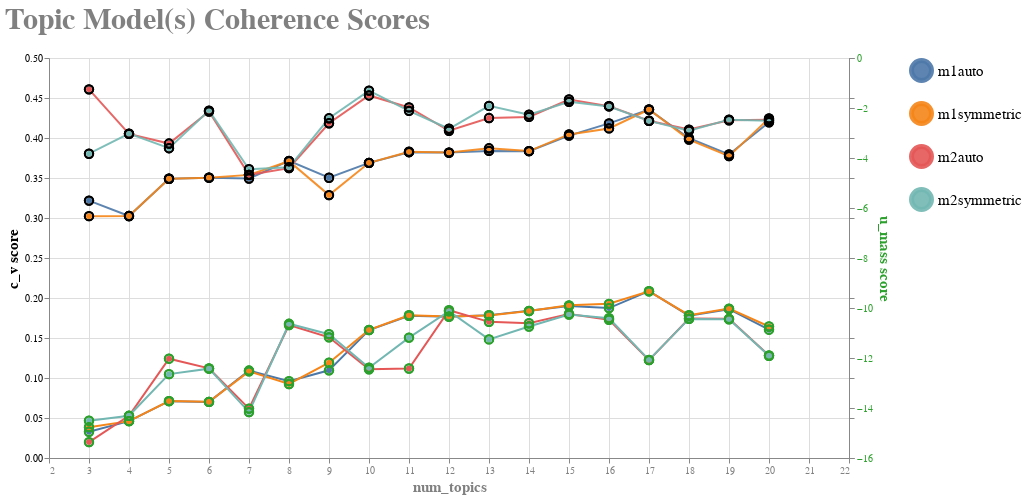

Source (notebook cell):
### Code cell
coherence_chart

### Figure 1 — Vega-Lite specification as saved in the notebook (floating-point values rounded to 4 significant figures)
{"config": {"view": {"continuousWidth": 300, "continuousHeight": 300}, "axis": {"titleFont": "Courier", "titleFontSize": 15}, "axisBottom": {"labelColor": "gray", "titleColor": "gray", "titleFont": "Courier"}, "axisLeft": {"labelColor": "black", "titleColor": "black", "titleFont": "Courier"}, "axisRight": {"labelColor": "#2ca02c", "titleColor": "#2ca02c", "titleFont": "Courier"}, "legend": {"labelFont": "Courier", "labelFontSize": 15, "labelOverlap": false, "symbolSize": 400, "symbolStrokeWidth": 5, "title": null, "titleFontSize": 15}, "title": {"anchor": "start", "color": "gray", "font": "Courier", "fontSize": 30}}, "layer": [{"mark": {"type": "line"}, "encoding": {"color": {"field": "model_name", "type": "nominal"}}, "transform": [{"fold": ["c_v", "u_mass"], "as": ["Measure", "Value"]}]}, {"mark": {"type": "line", "opacity": 0.9, "point": true}, "encoding": {"color": {"field": "model_name", "type": "nominal"}, "tooltip": [{"field": "c_v", "type": "quantitative"}, {"field": "model_name", "type": "nominal"}, {"field": "num_topics", "type": "quantitative"}], "x": {"field": "num_topics", "type": "quantitative"}, "y": {"field": "c_v", "title": "c_v score", "type": "quantitative"}}, "transform": [{"fold": ["c_v", "u_mass"], "as": ["Measure", "Value"]}]}, {"mark": {"type": "line", "opacity": 1, "point": true}, "encoding": {"color": {"field": "model_name", "type": "nominal"}, "tooltip": [{"field": "u_mass", "type": "quantitative"}, {"field": "model_name", "type": "nominal"}, {"field": "num_topics", "type": "quantitative"}], "x": {"field": "num_topics", "type": "quantitative"}, "y": {"field": "u_mass", "title": "u_mass score", "type": "quantitative"}}, "transform": [{"fold": ["c_v", "u_mass"], "as": ["Measure", "Value"]}]}, {"mark": {"type": "circle", "fillOpacity": 0, "size": 70, "stroke": "#2ca02c"}, "encoding": {"color": {"field": "model_name", "type": "nominal"}, "tooltip": [{"field": "u_mass", "type": "quantitative"}, {"field": "model_name", "type": "nominal"}, {"field": "num_topics", "type": "quantitative"}], "x": {"field": "num_topics", "type": "quantitative"}, "y": {"axis": {"labels": false}, "field": "u_mass", "title": "", "type": "quantitative"}}, "transform": [{"fold": ["c_v", "u_mass"], "as": ["Measure", "Value"]}]}, {"mark": {"type": "circle", "fillOpacity": 0, "size": 70, "stroke": "black"}, "encoding": {"color": {"field": "model_name", "type": "nominal"}, "tooltip": [{"field": "c_v", "type": "quantitative"}, {"field": "model_name", "type": "nominal"}, {"field": "num_topics", "type": "quantitative"}], "x": {"field": "num_topics", "scale": {"domain": [2, 20.9]}, "type": "quantitative"}, "y": {"axis": {"labels": false}, "field": "c_v", "title": "", "type": "quantitative"}}, "transform": [{"fold": ["c_v", "u_mass"], "as": ["Measure", "Value"]}]}], "data": {"name": "data-c84fc37b82bf27debc48f21bfc64f744"}, "height": 400, "resolve": {"scale": {"y": "independent"}}, "title": {"text": ["Topic Model(s) Coherence Scores"], "subtitle": [""]}, "width": 800, "$schema": "https://vega.github.io/schema/vega-lite/v5.8.0.json", "datasets": {"data-c84fc37b82bf27debc48f21bfc64f744": [{"c_v": 0.3218, "u_mass": -14.95, "num_topics": 3, "alpha": "auto", "method": "m1", "model_name": "m1auto"}, {"c_v": 0.3023, "u_mass": -14.77, "num_topics": 3, "alpha": "symmetric", "method": "m1", "model_name": "m1symmetric"}, {"c_v": 0.4608, "u_mass": -15.36, "num_topics": 3, "alpha": "auto", "method": "m2", "model_name": "m2auto"}, {"c_v": 0.3803, "u_mass": -14.51, "num_topics": 3, "alpha": "symmetric", "method": "m2", "model_name": "m2symmetric"}, {"c_v": 0.3024, "u_mass": -14.53, "num_topics": 4, "alpha": "auto", "method": "m1", "model_name": "m1auto"}, {"c_v": 0.3024, "u_mass": -14.53, "num_topics": 4, "alpha": "symmetric", "method": "m1", "model_name": "m1symmetric"}, {"c_v": 0.4052, "u_mass": -14.32, "num_topics": 4, "alpha": "auto", "method": "m2", "model_name": "m2auto"}, {"c_v": 0.4055, "u_mass": -14.31, "num_topics": 4, "alpha": "symmetric", "method": "m2", "model_name": "m2symmetric"}, {"c_v": 0.3491, "u_mass": -13.73, "num_topics": 5, "alpha": "auto", "method": "m1", "model_name": "m1auto"}, {"c_v": 0.3491, "u_mass": -13.72, "num_topics": 5, "alpha": "symmetric", "method": "m1", "model_name": "m1symmetric"}, {"c_v": 0.3931, "u_mass": -12.03, "num_topics": 5, "alpha": "auto", "method": "m2", "model_name": "m2auto"}, {"c_v": 0.3872, "u_mass": -12.65, "num_topics": 5, "alpha": "symmetric", "method": "m2", "model_name": "m2symmetric"}, {"c_v": 0.3504, "u_mass": -13.76, "num_topics": 6, "alpha": "auto", "method": "m1", "model_name": "m1auto"}, {"c_v": 0.3504, "u_mass": -13.75, "num_topics": 6, "alpha": "symmetric", "method": "m1", "model_name": "m1symmetric"}, {"c_v": 0.4331, "u_mass": -12.42, "num_topics": 6, "alpha": "auto", "method": "m2", "model_name": "m2auto"}, {"c_v": 0.4343, "u_mass": -12.43, "num_topics": 6, "alpha": "symmetric", "method": "m2", "model_name": "m2symmetric"}, {"c_v": 0.3493, "u_mass": -12.5, "num_topics": 7, "alpha": "auto", "method": "m1", "model_name": "m1auto"}, {"c_v": 0.3539, "u_mass": -12.53, "num_topics": 7, "alpha": "symmetric", "method": "m1", "model_name": "m1symmetric"}, {"c_v": 0.354, "u_mass": -14.02, "num_topics": 7, "alpha": "auto", "method": "m2", "model_name": "m2auto"}, {"c_v": 0.361, "u_mass": -14.16, "num_topics": 7, "alpha": "symmetric", "method": "m2", "model_name": "m2symmetric"}, {"c_v": 0.3715, "u_mass": -12.93, "num_topics": 8, "alpha": "auto", "method": "m1", "model_name": "m1auto"}, {"c_v": 0.371, "u_mass": -13.04, "num_topics": 8, "alpha": "symmetric", "method": "m1", "model_name": "m1symmetric"}, {"c_v": 0.3624, "u_mass": -10.68, "num_topics": 8, "alpha": "auto", "method": "m2", "model_name": "m2auto"}, {"c_v": 0.3634, "u_mass": -10.63, "num_topics": 8, "alpha": "symmetric", "method": "m2", "model_name": "m2symmetric"}, {"c_v": 0.3504, "u_mass": -12.49, "num_topics": 9, "alpha": "auto", "method": "m1", "model_name": "m1auto"}, {"c_v": 0.3286, "u_mass": -12.19, "num_topics": 9, "alpha": "symmetric", "method": "m1", "model_name": "m1symmetric"}, {"c_v": 0.4184, "u_mass": -11.17, "num_topics": 9, "alpha": "auto", "method": "m2", "model_name": "m2auto"}, {"c_v": 0.4246, "u_mass": -11.05, "num_topics": 9, "alpha": "symmetric", "method": "m2", "model_name": "m2symmetric"}, {"c_v": 0.369, "u_mass": -10.88, "num_topics": 10, "alpha": "auto", "method": "m1", "model_name": "m1auto"}, {"c_v": 0.369, "u_mass": -10.88, "num_topics": 10, "alpha": "symmetric", "method": "m1", "model_name": "m1symmetric"}, {"c_v": 0.4532, "u_mass": -12.45, "num_topics": 10, "alpha": "auto", "method": "m2", "model_name": "m2auto"}, {"c_v": 0.4592, "u_mass": -12.39, "num_topics": 10, "alpha": "symmetric", "method": "m2", "model_name": "m2symmetric"}, {"c_v": 0.3822, "u_mass": -10.31, "num_topics": 11, "alpha": "auto", "method": "m1", "model_name": "m1auto"}, {"c_v": 0.3829, "u_mass": -10.29, "num_topics": 11, "alpha": "symmetric", "method": "m1", "model_name": "m1symmetric"}, {"c_v": 0.4382, "u_mass": -12.42, "num_topics": 11, "alpha": "auto", "method": "m2", "model_name": "m2auto"}, {"c_v": 0.4339, "u_mass": -11.18, "num_topics": 11, "alpha": "symmetric", "method": "m2", "model_name": "m2symmetric"}, {"c_v": 0.3818, "u_mass": -10.35, "num_topics": 12, "alpha": "auto", "method": "m1", "model_name": "m1auto"}, {"c_v": 0.3818, "u_mass": -10.34, "num_topics": 12, "alpha": "symmetric", "method": "m1", "model_name": "m1symmetric"}, {"c_v": 0.409, "u_mass": -10.09, "num_topics": 12, "alpha": "auto", "method": "m2", "model_name": "m2auto"}, {"c_v": 0.4115, "u_mass": -10.13, "num_topics": 12, "alpha": "symmetric", "method": "m2", "model_name": "m2symmetric"}, {"c_v": 0.3839, "u_mass": -10.28, "num_topics": 13, "alpha": "auto", "method": "m1", "model_name": "m1auto"}, {"c_v": 0.3871, "u_mass": -10.3, "num_topics": 13, "alpha": "symmetric", "method": "m1", "model_name": "m1symmetric"}, {"c_v": 0.4249, "u_mass": -10.55, "num_topics": 13, "alpha": "auto", "method": "m2", "model_name": "m2auto"}, {"c_v": 0.4401, "u_mass": -11.26, "num_topics": 13, "alpha": "symmetric", "method": "m2", "model_name": "m2symmetric"}, {"c_v": 0.3836, "u_mass": -10.11, "num_topics": 14, "alpha": "auto", "method": "m1", "model_name": "m1auto"}, {"c_v": 0.3836, "u_mass": -10.12, "num_topics": 14, "alpha": "symmetric", "method": "m1", "model_name": "m1symmetric"}, {"c_v": 0.4264, "u_mass": -10.61, "num_topics": 14, "alpha": "auto", "method": "m2", "model_name": "m2auto"}, {"c_v": 0.4291, "u_mass": -10.74, "num_topics": 14, "alpha": "symmetric", "method": "m2", "model_name": "m2symmetric"}, {"c_v": 0.403, "u_mass": -9.92, "num_topics": 15, "alpha": "auto", "method": "m1", "model_name": "m1auto"}, {"c_v": 0.4045, "u_mass": -9.892, "num_topics": 15, "alpha": "symmetric", "method": "m1", "model_name": "m1symmetric"}, {"c_v": 0.4481, "u_mass": -10.24, "num_topics": 15, "alpha": "auto", "method": "m2", "model_name": "m2auto"}, {"c_v": 0.4452, "u_mass": -10.26, "num_topics": 15, "alpha": "symmetric", "method": "m2", "model_name": "m2symmetric"}, {"c_v": 0.4183, "u_mass": -10.0, "num_topics": 16, "alpha": "auto", "method": "m1", "model_name": "m1auto"}, {"c_v": 0.412, "u_mass": -9.833, "num_topics": 16, "alpha": "symmetric", "method": "m1", "model_name": "m1symmetric"}, {"c_v": 0.4399, "u_mass": -10.47, "num_topics": 16, "alpha": "auto", "method": "m2", "model_name": "m2auto"}, {"c_v": 0.4395, "u_mass": -10.41, "num_topics": 16, "alpha": "symmetric", "method": "m2", "model_name": "m2symmetric"}, {"c_v": 0.4354, "u_mass": -9.327, "num_topics": 17, "alpha": "auto", "method": "m1", "model_name": "m1auto"}, {"c_v": 0.4356, "u_mass": -9.335, "num_topics": 17, "alpha": "symmetric", "method": "m1", "model_name": "m1symmetric"}, {"c_v": 0.4216, "u_mass": -12.09, "num_topics": 17, "alpha": "auto", "method": "m2", "model_name": "m2auto"}, {"c_v": 0.4214, "u_mass": -12.07, "num_topics": 17, "alpha": "symmetric", "method": "m2", "model_name": "m2symmetric"}, {"c_v": 0.3997, "u_mass": -10.31, "num_topics": 18, "alpha": "auto", "method": "m1", "model_name": "m1auto"}, {"c_v": 0.398, "u_mass": -10.29, "num_topics": 18, "alpha": "symmetric", "method": "m1", "model_name": "m1symmetric"}, {"c_v": 0.4105, "u_mass": -10.42, "num_topics": 18, "alpha": "auto", "method": "m2", "model_name": "m2auto"}, {"c_v": 0.4092, "u_mass": -10.44, "num_topics": 18, "alpha": "symmetric", "method": "m2", "model_name": "m2symmetric"}, {"c_v": 0.3794, "u_mass": -10.05, "num_topics": 19, "alpha": "auto", "method": "m1", "model_name": "m1auto"}, {"c_v": 0.3774, "u_mass": -10.02, "num_topics": 19, "alpha": "symmetric", "method": "m1", "model_name": "m1symmetric"}, {"c_v": 0.4222, "u_mass": -10.43, "num_topics": 19, "alpha": "auto", "method": "m2", "model_name": "m2auto"}, {"c_v": 0.423, "u_mass": -10.45, "num_topics": 19, "alpha": "symmetric", "method": "m2", "model_name": "m2symmetric"}, {"c_v": 0.4196, "u_mass": -10.87, "num_topics": 20, "alpha": "auto", "method": "m1", "model_name": "m1auto"}, {"c_v": 0.4245, "u_mass": -10.74, "num_topics": 20, "alpha": "symmetric", "method": "m1", "model_name": "m1symmetric"}, {"c_v": 0.4228, "u_mass": -11.9, "num_topics": 20, "alpha": "auto", "method": "m2", "model_name": "m2auto"}, {"c_v": 0.4215, "u_mass": -11.91, "num_topics": 20, "alpha": "symmetric", "method": "m2", "model_name": "m2symmetric"}]}}
